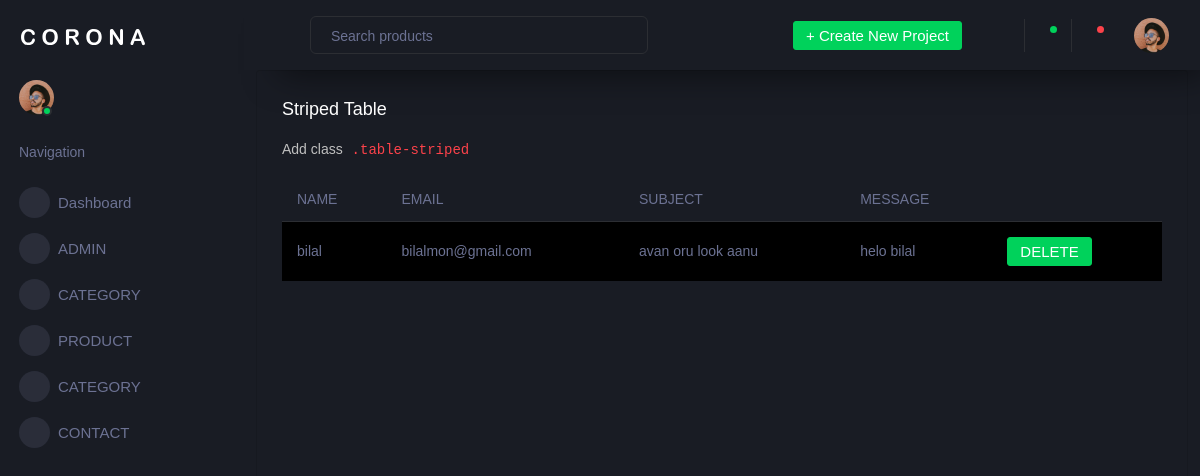
/backend/contactpageview/, run on the app's committed database.
### backend/models.py (models this page shows)
class contactdb(models.Model):
    NAME = models.CharField(max_length=100, null=True, blank=True)
    EMAIL = models.EmailField(max_length=100, null=True, blank=False)
    SUBJECT = models.CharField(max_length=100, null=True, blank=True)
    MESSAGE = models.CharField(max_length=100, null=True, blank=True)

### backend/views.py (the view)
# urls.py: path('contactpageview/', views.contactpageview, name="contactpageview"),
def contactpageview(req):
    data=contactdb.objects.all()
    return render(req,"contactview.html",{'data':data})

### backend/templates/contactview.html (shortened to what this page needs)
<!DOCTYPE html>
{% extends 'index.html' %}
{% block content %}
<html lang="en">
<head>
</head>
<body>
<div class="col-lg-12 grid-margin stretch-card">
                <div class="card">
                  <div class="card-body">
                    <h4 class="card-title">Striped Table</h4>
                    <p class="card-description"> Add class <code>.table-striped</code>
                    </p>
                    <div class="table-responsive">
                      <table class="table table-striped">
                        <thead>
                          <tr>
                            <th> NAME </th>
                            <th> EMAIL </th>
                            <th> SUBJECT </th>
                            <th> MESSAGE </th>
                          </tr>
                        </thead>
                        <tbody>
                        {% for d in data %}
                          <tr>
                            <td>{{ d.NAME }}</td>
                            <td>{{ d.EMAIL }}</td>
                            <td>{{ d.SUBJECT }} </td>
                            <td>{{ d.MESSAGE }}</td>
                            <td>
                              <form action="{% url 'deletecontact' dataid=d.id %}">
                              <button type="submit" class="btn btn-success">DELETE </button>
                              </form>
                            </td>
                          </tr>
                        {% endfor %}
                        </tbody>
                      </table>
                    </div>
                  </div>
                </div>
              </div>
</body>
</html>
{% endblock %}

### data on the page
contactdb: NAME "bilal", EMAIL "bilalmon@gmail.com", SUBJECT "avan oru look aanu", MESSAGE "helo bilal"
